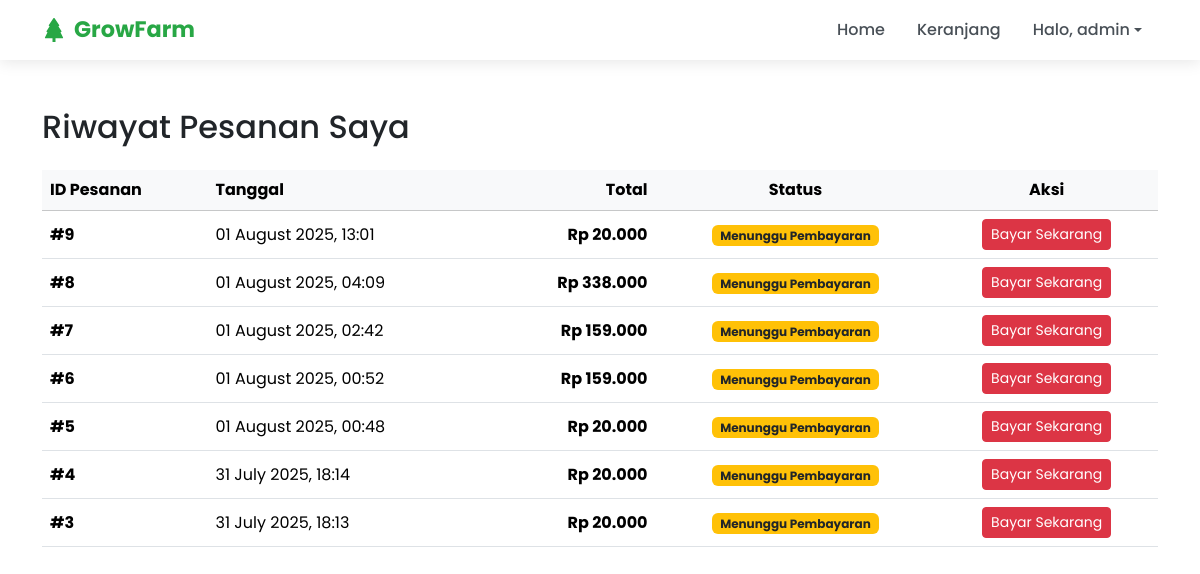
The app's page /index.php?action=myOrders (signed in) with its own data.
### tables this page shows
CREATE TABLE `transactions` (
  `id` int(11) NOT NULL,
  `user_id` int(11) NOT NULL,
  `total_price` decimal(10,2) NOT NULL,
  `payment_method` varchar(50) DEFAULT NULL,
  `payment_status` varchar(50) NOT NULL DEFAULT 'Menunggu Pembayaran',
  `transaction_date` timestamp NOT NULL DEFAULT current_timestamp()
);

### app/controllers/AuthController.php (called while the page is built, shortened)
<?php
require_once __DIR__ . '/../models/User.php';
class AuthController
{
    public function showMyOrders()
    {
        global $conn;
        $transactionModel = new Transaction($conn);
        $userId = $_SESSION['user']['id'];
        $transactions = $transactionModel->getTransactionsByUserId($userId);
        include __DIR__ . '/../views/my_orders.php';
    }
}

### app/models/Transaction.php (called while the page is built, shortened)
<?php
class Transaction
{
    private $conn;
    public function __construct($db)
    {
        $this->conn = $db;
    }
    public function getTransactionsByUserId($userId)
    {
        $userId = (int)$userId;
        $query = "SELECT * FROM transactions WHERE user_id = ? ORDER BY transaction_date DESC";
        $stmt = $this->conn->prepare($query);
        $stmt->bind_param("i", $userId);
        $stmt->execute();
        $result = $stmt->get_result();
        $transactions = [];
        while ($row = $result->fetch_assoc()) {
            $transactions[] = $row;
        }
        return $transactions;
    }
}

### app/views/my_orders.php (the view, shortened to what this page needs)
<?php
include 'templates/public_header.php';
?>
<div class="container my-5">
    <h2 class="mb-4">Riwayat Pesanan Saya</h2>
    <?php if (isset($transactions) && !empty($transactions)): ?>
        <div class="table-responsive">
            <table class="table table-hover align-middle">
                <thead class="table-light">
                    <tr>
                        <th>ID Pesanan</th>
                        <th>Tanggal</th>
                        <th class="text-end">Total</th>
                        <th class="text-center">Status</th>
                        <th class="text-center">Aksi</th>
                    </tr>
                </thead>
                <tbody>
                    <?php foreach($transactions as $row): ?>
                    <tr>
                        <td class="fw-bold">#<?= $row['id'] ?></td>
                        <td><?= date('d F Y, H:i', strtotime($row['transaction_date'])) ?></td>
                        <td class="text-end fw-bold">Rp <?= number_format($row['total_price'], 0, ',', '.') ?></td>
                        <td class="text-center">
                            <span class="badge
                                <?php
                                    switch($row['payment_status']) {
                                        default: echo 'bg-warning text-dark';
                                    }
                                ?>
                            "><?= htmlspecialchars($row['payment_status']) ?></span>
                        </td>
                        <td class="text-center">
                            <?php if ($row['payment_status'] == 'Menunggu Pembayaran'): ?>
                                <a href="index.php?action=showPayment&id=<?= $row['id'] ?>" class="btn btn-sm btn-danger">Bayar Sekarang</a>
                            <?php else: ?>
                                <a href="index.php?action=orderDetails&id=<?= $row['id'] ?>" class="btn btn-sm btn-info">Lihat Detail</a>
                            <?php endif; ?>
                        </td>
                    </tr>
                    <?php endforeach; ?>
                </tbody>
            </table>
        </div>
    <?php endif; ?>
</div>

### index.php (shortened to what this page needs)
<?php
require_once __DIR__ . '/config/database.php';
require_once __DIR__ . '/app/controllers/AuthController.php';
$authController = new AuthController();
$action = $_GET['action'] ?? 'home';
switch ($action) {
    case 'myOrders':
        $authController->showMyOrders();
        break;
}

### app/views/templates/public_header.php (shortened to what this page needs)
<!DOCTYPE html>
<html lang="id">
<head>
    <link href="https://cdn.jsdelivr.net/npm/bootstrap@5.3.3/dist/css/bootstrap.min.css" rel="stylesheet">
    <link rel="stylesheet" href="https://cdnjs.cloudflare.com/ajax/libs/font-awesome/6.4.0/css/all.min.css">
</head>
<body>
<nav class="navbar navbar-expand-lg smartfarm-navbar sticky-top">
  <div class="container">
    <a class="navbar-brand" href="index.php?action=home">
        GrowFarm
    </a>
    <div class="collapse navbar-collapse" id="navbarNav">
      <ul class="navbar-nav ms-auto mb-2 mb-lg-0 align-items-lg-center">
        <li class="nav-item">
            <a class="nav-link <?= basename($_SERVER['PHP_SELF']) == 'index.php' && (!isset($_GET['action']) || $_GET['action'] == 'home') ? 'active' : '' ?>" href="index.php?action=home">
                <i class="fas fa-home me-1 d-lg-none"></i> Home
            </a>
        </li>
        <li class="nav-item">
            <a class="nav-link <?= isset($_GET['action']) && $_GET['action'] == 'showCart' ? 'active' : '' ?>" href="index.php?action=showCart">
                <i class="fas fa-shopping-cart me-1 d-lg-none"></i> Keranjang
            </a>
        </li>
        <?php if (isset($_SESSION['user'])): ?>
            <li class="nav-item dropdown">
              <a class="nav-link dropdown-toggle d-flex align-items-center" href="#" role="button" data-bs-toggle="dropdown" aria-expanded="false">
                <span>Halo, <?= htmlspecialchars($_SESSION['user']['username']) ?></span>
              </a>
            </li>
        <?php endif; ?>
      </ul>
    </div>
  </div>
</nav>

### app/views/templates/public_header.php (style rules this page uses)
:root { --primary-green: #28a745; --dark-green: #218838; --light-green: #e6f5ea; }
body { font-family: 'Poppins', sans-serif; }
.smartfarm-navbar { background-color: white !important; box-shadow: 0 2px 15px rgba(0, 0, 0, 0.1); padding: 0.5rem 0; }
.navbar-brand { font-weight: 700; font-size: 1.4rem; display: flex; align-items: center; color: var(--primary-green) !important; transition: all 0.3s ease; }
.navbar-brand svg { transition: transform 0.3s ease; }
.nav-link { font-weight: 500; padding: 0.5rem 1rem !important; color: #495057 !important; position: relative; transition: all 0.3s ease; }

### records on screen
transactions: id "9", transaction_date "01 August 2025, 13:01", total_price "20.000", payment_status "Menunggu Pembayaran"
transactions: id "8", transaction_date "01 August 2025, 04:09", total_price "338.000", payment_status "Menunggu Pembayaran"
transactions: id "7", transaction_date "01 August 2025, 02:42", total_price "159.000", payment_status "Menunggu Pembayaran"
transactions: id "6", transaction_date "01 August 2025, 00:52", total_price "159.000", payment_status "Menunggu Pembayaran"
transactions: id "5", transaction_date "01 August 2025, 00:48", total_price "20.000", payment_status "Menunggu Pembayaran"
transactions: id "4", transaction_date "31 July 2025, 18:14", total_price "20.000", payment_status "Menunggu Pembayaran"
transactions: id "3", transaction_date "31 July 2025, 18:13", total_price "20.000", payment_status "Menunggu Pembayaran"

### other values on screen
$_SESSION['user']['username'] "admin"
